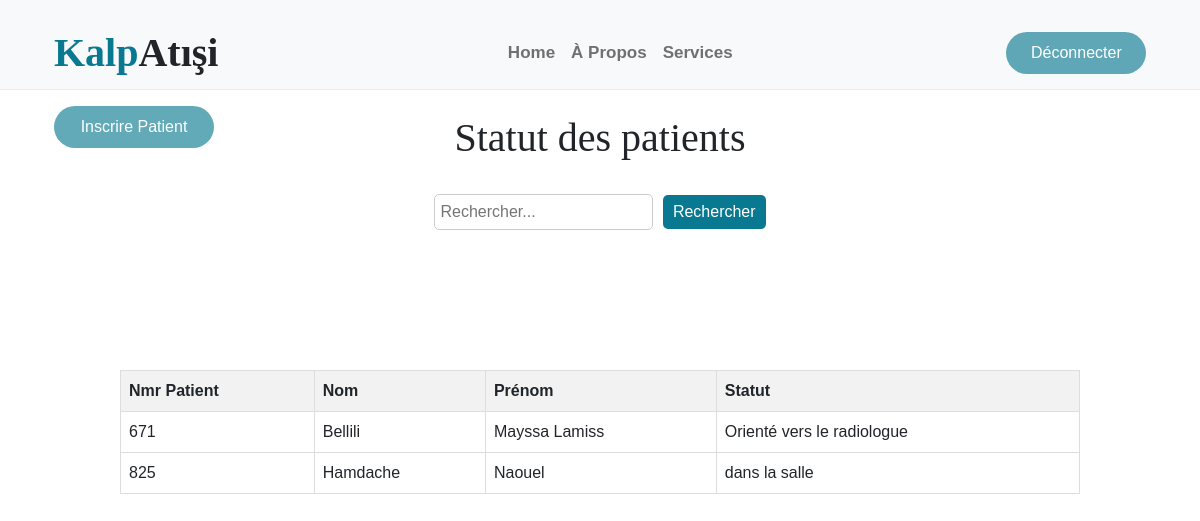
/Adminstr.php, run on the app's committed database.
### tables this page shows
CREATE TABLE `patient` (
  `id_patient` int(11) NOT NULL,
  `nom` varchar(30) NOT NULL,
  `prenom` varchar(30) NOT NULL,
  `naissance` date NOT NULL,
  `sexe` varchar(10) NOT NULL,
  `adresse` varchar(100) NOT NULL,
  `tel` varchar(15) NOT NULL,
  `salle` varchar(10) NOT NULL,
  `etat` enum('en attente','valider') NOT NULL DEFAULT 'en attente',
  `statut` enum('dans la salle','chez infirmier','chez le médecin','libérer','Orienté vers le radiologue','Orienté vers laboratoire') NOT NULL
);

### public/Adminstr.php (the view, shortened to what this page needs)
<!DOCTYPE html>
<html lang="en">
<head>
    <link rel="stylesheet" href="css/bootstrap.css">
    <link rel="stylesheet" href="/public/css/style.css">
    <link rel="stylesheet" href="https://use.fontawesome.com/releases/v5.15.4/css/all.css"/>
    <link href="https://cdn.jsdelivr.net/npm/bootstrap-icons@1.4.1/font/bootstrap-icons.css" rel="stylesheet">
    <link href='https://stackpath.bootstrapcdn.com/bootstrap/5.0.0-alpha1/css/bootstrap.min.css' rel='stylesheet'>
    <link href='https://cdnjs.cloudflare.com/ajax/libs/font-awesome/4.7.0/css/font-awesome.min.css' rel='stylesheet'>
</head>
<body>
    <div class="container-fluid nav-bar">
        <div class="container">
            <div class="navbar navbar-light navbar-expand-lg py-4">
                <a href="index.php" class="navbar-brand">
                    <h1 class="text fw-bold mb-0" style="color: #087990;">Kalp<span class="text-dark">Atışi</span></h1>
                </a>
                <div class="collapse navbar-collapse" id="navbarCollapse">
                    <div class="navbar-nav mx-auto">
                        <a href="index.php" class="nav-item nav-link">Home</a>
                        <a href="aboutus.php" class="nav-item nav-link">À Propos</a>
                        <a href="Service.php" class="nav-item nav-link">Services</a>
                    </div>
                    <a href="logout.php" class="btn py-2 px-4 d-none d-xl-inline-block rounded-pill" style="background-color:#087990a2; color:white;width: 140px;">Déconnecter</a>
                </div>
            </div>
            <a href="ticket.php" class="btn py-2 px-4 d-none d-xl-inline-block rounded-pill" style="background-color:#087990a2; color:white;width: 160px;">Inscrire Patient</a>
        </div>
    </div>
    <br>
    <h1 style="display: flex;justify-content: center;">Statut des patients</h1>
    <br>
    <div class="search-container">
        <input type="text" id="searchInput" placeholder="Rechercher...">
        <button onclick="searchTable()">Rechercher</button>
    </div>
    <div class="content">
        <table id="allPatientsTable">
            <thead>
                <tr>
                    <th>Nmr Patient</th>
                    <th>Nom</th>
                    <th>Prénom</th>
                    <th>Statut</th>
                </tr>
            </thead>
            <tbody>
                <?php
                $servername = "localhost";
                $username = "root";
                $password = "";
                $dbname = "mémoire";
                $conn = new mysqli($servername, $username, $password, $dbname);
                $sql = "SELECT id_patient, nom, prenom, statut FROM patient";
                $result = $conn->query($sql);
                if ($result->num_rows > 0) {
                    while($row = $result->fetch_assoc()) {
                        echo "<tr>
                                <td>" . $row["id_patient"]. "</td>
                                <td>" . $row["nom"]. "</td>
                                <td>" . $row["prenom"]. "</td>
                                <td>" . $row["statut"]. "</td>
                              </tr>";
                    }
                } else {
                    echo "<tr><td colspan='4'>Aucun patient trouvé</td></tr>";
                }
                ?>
            </tbody>
        </table>
    </div>
</body>
</html>

### public/css/style.css (style rules this page uses)
:root { --primary-color:#087990; --bs-primary: #087990; --text-dark: black; --text-light:black; --white: #ffffff; }
h1, h2, h3, .h1, .h2, .h3 { font-weight: 400 !important; font-family: 'Playball', cursive !important; }
.nav-bar { background: var(--bs-light); border-bottom: 1px solid rgba(0, 0, 0, .05); height: 90px; }
.navbar .navbar-nav .nav-link { padding: 10px 12px; font-weight: 600; font-size: 17px; transition: .5s; }
.content { max-width: 2000px; margin: auto; min-height: 5vh; padding-top: 100px; display: flex; flex-direction: column; }
.btn { font-weight: 700; transition: .3s; width: 100px; }
*, *::before, *::after { box-sizing: border-box; }

### public/Adminstr.php (style rules this page uses)
body { font-family: Arial, sans-serif; }
.search-container { text-align: center; margin-bottom: 20px; }
.search-container input[type=text] { padding: 5px; margin-right: 5px; border-radius: 5px; border: 1px solid #ccc; }
.search-container button { padding: 5px 10px; border-radius: 5px; border: none; cursor: pointer; background-color: #087990; color: white; }
table { width: 80%; margin: 20px auto; border-collapse: collapse; }
th, td { border: 1px solid #ddd; padding: 8px; }
th { background-color: #f2f2f2; }

### data on the page
patient: id_patient "671", nom "Bellili", prenom "Mayssa Lamiss", statut "Orienté vers le radiologue"
patient: id_patient "825", nom "Hamdache", prenom "Naouel", statut "dans la salle"
